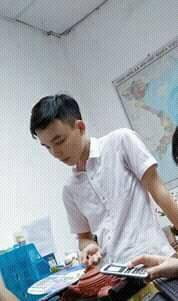
#> input picture mypic.jpg, 178 x 301 px
$ python image-thresholding.py
#> lines starting #> are read from the running program, lines starting #| are printed output that depends on the picture; after the words box and inside, x2 and y2 are one past the last pixel; in counts of white or black regions, pixels touching at a corner belong together
# Goal
# In this tutorial, you will learn Simple thresholding, Adaptive thresholding, Otsu's thresholding etc.
# You will learn these functions cv.threshold, cv.adaptiveThreshold etc.


# #Simple Thresholding: cv.threshhold()

# Use a global value as threshold value (a threshold value is used for all pixels)
# If pixel value is greater than a threshold value, it is assigned one value (may be white), else it is assigned another value (may be black)
# Image inserted in cv.thresholdl() function should be a grayscale image
# Two outputs are obtained. First one is a retval. Second output is our thresholded image.
import cv2 as cv
import numpy as np
from matplotlib import pyplot as plt

# [129 lines of commented-out code are left out]
img = cv.imread('mypic.jpg',0)
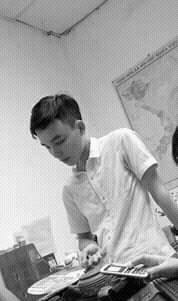
#> img: shape (301, 178); min 0, max 255, mean 164.8
blur = cv.GaussianBlur(img,(5,5),0)
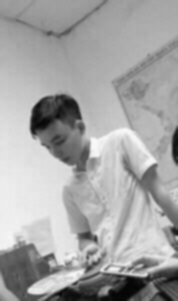
#> blur: shape (301, 178); min 4, max 249, mean 164.8

# ret,thresh = cv.threshold(blur,0,255,cv.THRESH_BINARY + cv.THRESH_OTSU)

# th = cv.adaptiveThreshold(blur,255,cv.ADAPTIVE_THRESH_MEAN_C,\
# 			cv.THRESH_BINARY,11,2)
# th2 = cv.adaptiveThreshold(th,255,cv.ADAPTIVE_THRESH_GAUSSIAN_C,\
# 			cv.THRESH_BINARY,11,2)

th2 = cv.adaptiveThreshold(blur,255,cv.ADAPTIVE_THRESH_GAUSSIAN_C,\
			cv.THRESH_BINARY,11,3) ##cv.ADAPTIVE_THRESH_GAUSSIAN_C is Threshholding method, cv.THRESH_BINARY is Threshholding type
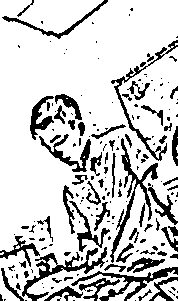
#> th2: shape (301, 178); 80.4% white; 180 black regions (114 under 20 px), largest, box (x1, y1, x2, y2) and area: (110, 138, 158, 263) 926, (22, 247, 107, 301) 923, (71, 267, 178, 301) 764

# [8 lines of commented-out code are left out]

plt.plot(), plt.imshow(th2,'gray')
plt.title('Thresholding'), plt.xticks([]), plt.yticks([])

plt.show()

$ run again, with noisy2.png saved as mypic.jpg
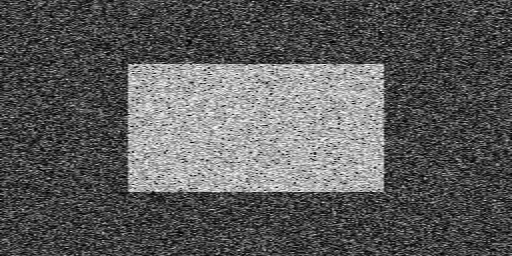
#> input picture noisy2.png, 512 x 256 px
#> img is the input picture: shape (256, 512); min 0, max 255, mean 91
#> `blur = cv.GaussianBlur(img,(5,5),0)`:
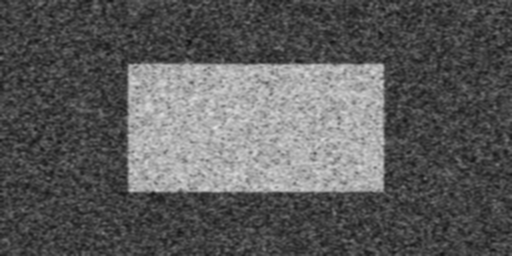
#> blur: shape (256, 512); min 14, max 227, mean 91
#> `th2 = cv.adaptiveThreshold(blur,255,cv.ADAPTIVE_THRESH_GAUSSIAN_C,\ cv..`:
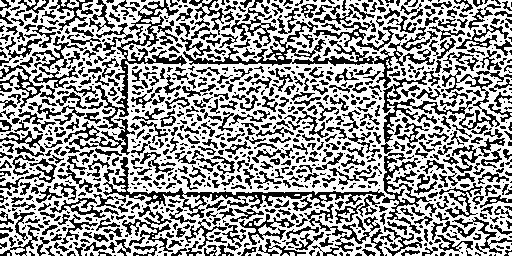
#> th2: shape (256, 512); 60% white; black in thin lines or dots
